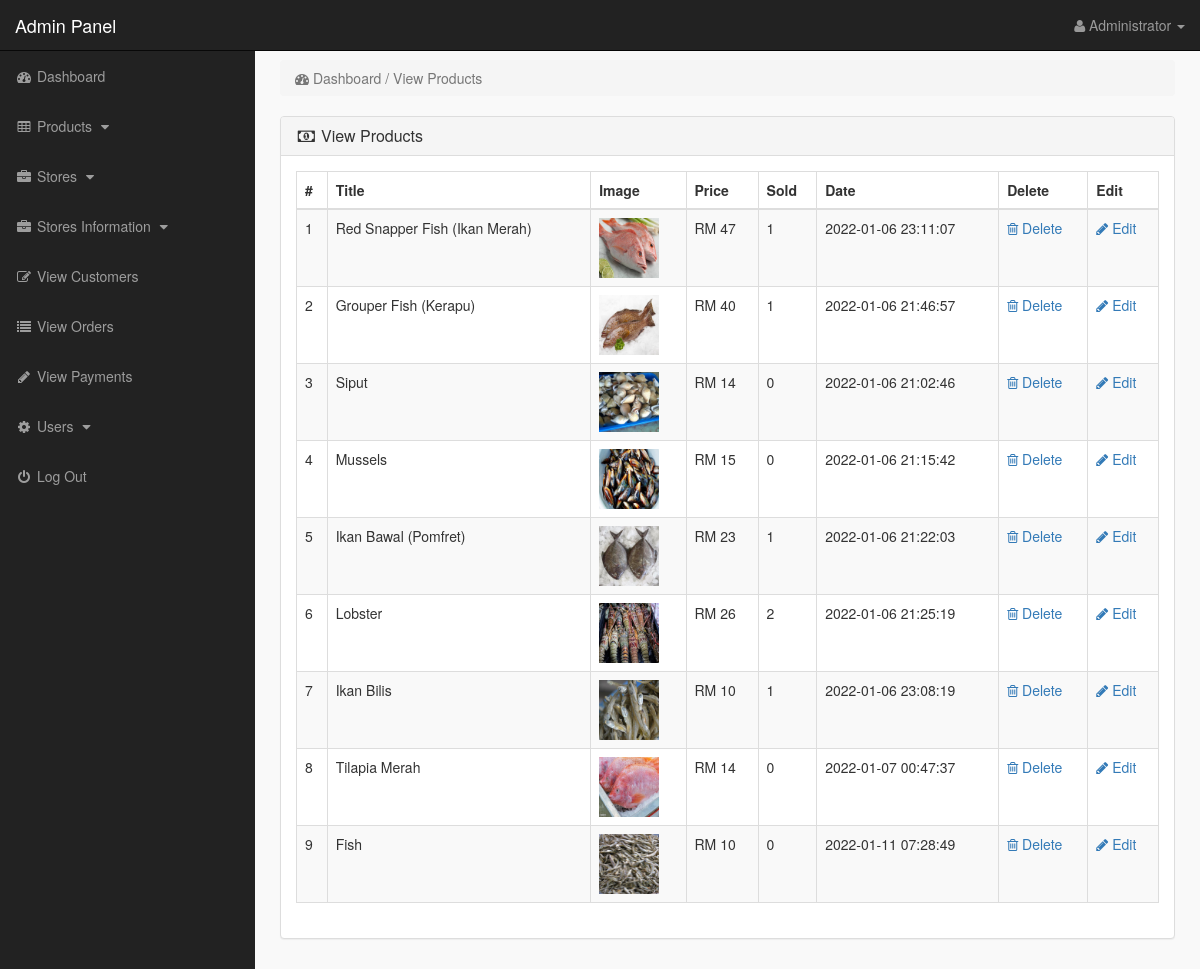
/admin_area/index.php?view_products (signed in), run on the app's committed database.
### tables this page shows
CREATE TABLE `products` (
  `product_id` int(10) NOT NULL,
  `p_cat_id` int(10) NOT NULL,
  `cat_id` int(10) NOT NULL,
  `manufacturer_id` int(10) NOT NULL,
  `date` timestamp NOT NULL DEFAULT current_timestamp() ON UPDATE current_timestamp(),
  `product_title` text NOT NULL,
  `product_url` text NOT NULL,
  `product_img1` text NOT NULL,
  `product_img2` text NOT NULL,
  `product_img3` text NOT NULL,
  `product_price` int(10) NOT NULL,
  `product_psp_price` int(100) NOT NULL,
  `product_desc` text NOT NULL,
  `product_features` text NOT NULL,
  `product_video` text NOT NULL,
  `product_keywords` text NOT NULL,
  `product_label` text NOT NULL,
  `status` varchar(255) NOT NULL
);

### admin_area/view_products.php (the view)
<?php
if(!isset($_SESSION['admin_email'])){
echo "<script>window.open('login.php','_self')</script>";
}
else {
?>
<div class="row">
<div class="col-lg-12" >
<ol class="breadcrumb" >
<li class="active" >
<i class="fa fa-dashboard"></i> Dashboard / View Products
</li>
</ol>
</div>
</div>
<div class="row" >
<div class="col-lg-12" >
<div class="panel panel-default" >
<div class="panel-heading" >
<h3 class="panel-title" >
<i class="fa fa-money fa-fw" ></i> View Products
</h3>
</div>
<div class="panel-body" >
<div class="table-responsive" >
<table class="table table-bordered table-hover table-striped" >
<thead>
<tr>
<th>#</th>
<th>Title</th>
<th>Image</th>
<th>Price</th>
<th>Sold</th>
<th>Date</th>
<th>Delete</th>
<th>Edit</th>
</tr>
</thead>
<tbody>
<?php
$i = 0;
$get_pro = "select * from products where status='product'";
$run_pro = mysqli_query($con,$get_pro);
while($row_pro=mysqli_fetch_array($run_pro)){
$pro_id = $row_pro['product_id'];
$pro_title = $row_pro['product_title'];
$pro_image = $row_pro['product_img1'];
$pro_price = $row_pro['product_price'];
$pro_date = $row_pro['date'];
$i++;
?>
<tr>
<td><?php echo $i; ?></td>
<td><?php echo $pro_title; ?></td>
<td><img src="product_images/<?php echo $pro_image; ?>" width="60" height="60"></td>
<td>RM <?php echo $pro_price; ?></td>
<td>
<?php
$get_sold = "select * from pending_orders where product_id='$pro_id'";
$run_sold = mysqli_query($con,$get_sold);
$count = mysqli_num_rows($run_sold);
echo $count;
?>
</td>
<td><?php echo $pro_date; ?></td>
<td>
<a href="index.php?delete_product=<?php echo $pro_id; ?>">
<i class="fa fa-trash-o"> </i> Delete
</a>
</td>
<td>
<a href="index.php?edit_product=<?php echo $pro_id; ?>">
<i class="fa fa-pencil"> </i> Edit
</a>
</td>
</tr>
<?php } ?>
</tbody>
</table>
</div>
</div>
</div>
</div>
</div>
<?php } ?>

### admin_area/includes/sidebar.php (shortened to what this page needs)
<?php
if(!isset($_SESSION['admin_email'])){
echo "<script>window.open('login.php','_self')</script>";
}
else {
?>
<nav class="navbar navbar-inverse navbar-fixed-top" >
<div class="navbar-header" >
<a class="navbar-brand" href="index.php?dashboard" >Admin Panel</a>
</div>
<ul class="nav navbar-right top-nav" >
<li class="dropdown" >
<a href="#" class="dropdown-toggle" data-toggle="dropdown" >
<i class="fa fa-user" ></i>
<?php echo $admin_name; ?> <b class="caret" ></b>
</a>
</li>
</ul>
<div class="collapse navbar-collapse navbar-ex1-collapse">
<ul class="nav navbar-nav side-nav">
<li>
<a href="index.php?dashboard">
<i class="fa fa-fw fa-dashboard"></i> Dashboard
</a>
</li>
<li>
<a href="#" data-toggle="collapse" data-target="#products">
<i class="fa fa-fw fa-table"></i> Products
<i class="fa fa-fw fa-caret-down"></i>
</a>
</li>
<li>
<a href="#" data-toggle="collapse" data-target="#manufacturers">
<i class="fa fa-fw fa-briefcase"></i> Stores
<i class="fa fa-fw fa-caret-down"></i>
</a>
</li>
<li>
<a href="#" data-toggle="collapse" data-target="#store">
<i class="fa fa-fw fa-briefcase"></i> Stores Information
<i class="fa fa-fw fa-caret-down"></i>
</a>
</li>
<li>
<a href="index.php?view_customers">
<i class="fa fa-fw fa-edit"></i> View Customers
</a>
</li>
<li>
<a href="index.php?view_orders">
<i class="fa fa-fw fa-list"></i> View Orders
</a>
</li>
<li>
<a href="index.php?view_payments">
<i class="fa fa-fw fa-pencil"></i> View Payments
</a>
</li>
<li>
<a href="#" data-toggle="collapse" data-target="#users">
<i class="fa fa-fw fa-gear"></i> Users
<i class="fa fa-fw fa-caret-down"></i>
</a>
</li>
<li>
<a href="logout.php">
<i class="fa fa-fw fa-power-off"></i> Log Out
</a>
</li>
</ul>
</div>
</nav>
<?php } ?>

### admin_area/css/style.css (style rules this page uses)
body { margin-top:100px; }
@media (min-width: 768px) { body { margin-top:50px; } }
.top-nav { padding:0 15px; }
.top-nav>li { display:inline-block; float:left; }
.top-nav>li>a { padding-top:15px; padding-bottom:15px; line-height:20px; color:#999; }
@media (min-width: 768px) { .side-nav { position:fixed; top:51px; width:255px; border-radius:0; overflow-y:auto; background-color: #222; bottom:0; overflow-x:hidden; padding-bottom:40px; } }
@media (min-width: 768px) { .side-nav>li>a { width:255px; } }
.panel-body { border-radius:5px; }

### data on the page
products: product_title "Red Snapper Fish (Ikan Merah)", product_img1 (picture), product_price "47", count "1", date "2022-01-06 23:11:07"
products: product_title "Grouper Fish (Kerapu)", product_img1 (picture), product_price "40", count "1", date "2022-01-06 21:46:57"
products: product_title "Siput", product_img1 (picture), product_price "14", count "0", date "2022-01-06 21:02:46"
products: product_title "Mussels", product_img1 (picture), product_price "15", count "0", date "2022-01-06 21:15:42"
products: product_title "Ikan Bawal (Pomfret)", product_img1 (picture), product_price "23", count "1", date "2022-01-06 21:22:03"
products: product_title "Lobster", product_img1 (picture), product_price "26", count "2", date "2022-01-06 21:25:19"
products: product_title "Ikan Bilis", product_img1 (picture), product_price "10", count "1", date "2022-01-06 23:08:19"
products: product_title "Tilapia Merah", product_img1 (picture), product_price "14", count "0", date "2022-01-07 00:47:37"
products: product_title "Fish", product_img1 (picture), product_price "10", count "0", date "2022-01-11 07:28:49"

### other printed values
$admin_name "Administrator"
